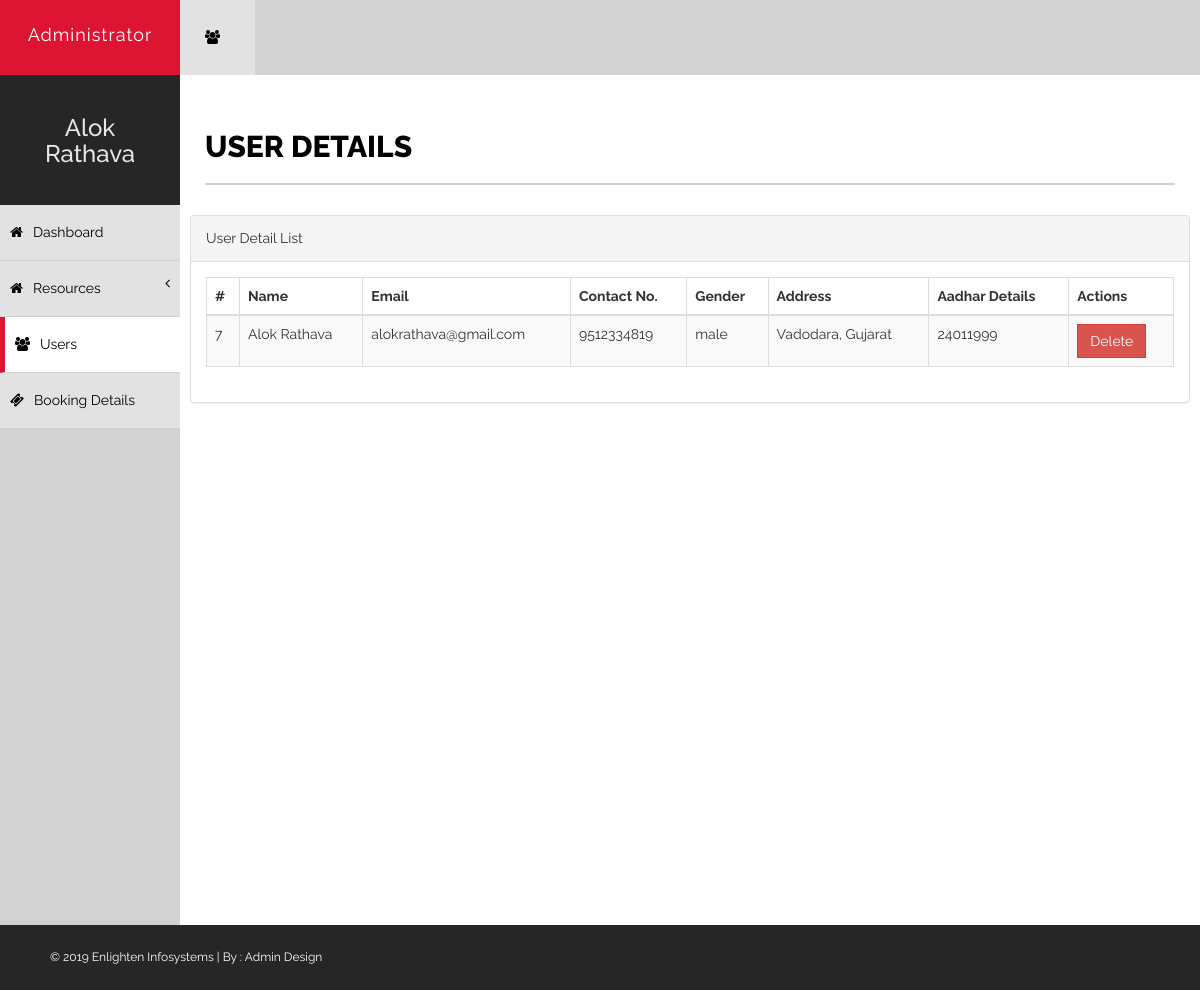
Screenshot of /admin/users.php (signed in) with the database file from the repository.
### tables this page shows
CREATE TABLE IF NOT EXISTS `register` (
  `id` int(5) NOT NULL AUTO_INCREMENT,
  `Name` varchar(50) NOT NULL,
  `Gender` enum('male','female') NOT NULL,
  `Adress_line1` varchar(255) NOT NULL,
  `Phone` varchar(10) NOT NULL,
  `Email` varchar(50) NOT NULL,
  `Password` varchar(15) NOT NULL,
  `Aadhar_card_number` varchar(15) NOT NULL,
  PRIMARY KEY (`id`),
  UNIQUE KEY `Email` (`Email`)
);

### admin/users.php (the view, shortened to what this page needs)
<?php
    require 'config.php';
 ?>
<!DOCTYPE html>
<html xmlns="http://www.w3.org/1999/xhtml">
<head>
    <link href="assets/css/bootstrap.css" rel="stylesheet" />
    <link href="assets/css/font-awesome.css" rel="stylesheet" />
    <link href="assets/css/style.css" rel="stylesheet" />
</head>
<body>
    <div id="wrapper">
        <nav class="navbar navbar-default navbar-cls-top " role="navigation" style="margin-bottom: 0">
            <div class="navbar-header">
                <a  class="navbar-brand" href="dashboard.php">Administrator</a>
            </div>
           <div class="notifications-wrapper">
<ul class="nav">
                <li class="dropdown">
                    <a class="dropdown-toggle" data-toggle="dropdown" href="#">
                        <i class="fa fa-users"></i></a>
                        </li>
                    </ul>
            </div>
        </nav>
         <nav  class="navbar-default navbar-side" role="navigation">
            <div class="sidebar-collapse">
                <ul class="nav" id="main-menu">
                    <li>
                        <div class="user-img-div">
                             <h3 style="color: #f1f1f1f1;"><?php echo $_SESSION["a_name"]; ?></h3>
                        </div>
                    </li>
                    <li>
                        <a href="dashboard.php"><i class="fa fa-home "></i>Dashboard</a>
                    </li>
                    <li>
                        <a  href="#"><i class="fa fa-home "></i>Resources<span class="fa arrow"></span></a>
                    </li>
                    <li>
                        <a href="users.php" class="active-menu"><i class="fa fa-users"></i>Users</a>
                        <a href="booking.php"><i class="fa fa-ticket"></i>Booking Details</a>
                    </li>
                </ul>
            </div>
        </nav>
        <div id="page-wrapper" class="page-wrapper-cls">
            <div id="page-inner">
                <div class="row">
                    <div class="col-md-12">
                        <h1 class="page-head-line">User Details</h1>
                    </div>
                </div>
                <div class="row">
                    <div class="panel panel-default">
                        <div class="panel-heading">
                            User Detail List
                        </div>
                        <div class="panel-body">
                            <div class="table-responsive">
                                <table class="table table-striped table-bordered table-hover">
                                    <thead>
                                        <tr>
                                            <th>#</th>
                                            <th>Name</th>
                                            <th>Email</th>
                                            <th>Contact No.</th>
                                            <th>Gender</th>
                                            <th>Address</th>
                                            <th>Aadhar Details</th>
                                            <th>Actions</th>
                                        </tr>
                                    </thead>
                                    <?php
                                        $select_sql_user = "SELECT * FROM Register";
                                        $result = $conn->query($select_sql_user);
                                        if ($result->num_rows>0) {
                                            while($row = $result->fetch_assoc()){
                                            $id = $row["id"];
                                            $name = $row["Name"];
                                            $gender = $row["Gender"];
                                            $address = $row["Adress_line1"];
                                            $phone = $row["Phone"];
                                            $email = $row["Email"];
                                            $aadhar = $row["Aadhar_card_number"];
                                                ?>
                                        <tbody>
                                         <tr>
                                            <td><?php echo $id; ?></td>
                                            <td><?php echo $name; ?></td>
                                            <td><?php echo $email; ?></td>
                                            <td><?php echo $phone; ?></td>
                                            <td><?php echo $gender; ?></td>
                                            <td><?php echo $address; ?></td>
                                            <td><?php echo $aadhar; ?></td>
                                            <form action="user_delete.php" method="POST">
                                                <td><button type="submit" class="btn btn-danger">Delete</button></td>
                                            </form>
                                        </tr>
                                   <?php    }
                                        }
                                    ?>
                                </tbody>
                                </table>
                            </div>
                        </div>
                    </div>
            </div>
            </div>
        </div>
    </div>
   <footer >
        &copy; 2019 Enlighten Infosystems | By : <a href="http://www.enlighteninfosystems.com/" target="_blank">Admin Design</a>
    </footer>
</body>
</html>

### admin/assets/css/style.css (style rules this page uses)
body { font-family: 'Raleway', sans-serif; line-height:25px; font-size:14px; }
#wrapper { width: 100%; background: #d2d2d2; }
#page-wrapper { padding: 15px 15px; min-height: 800px; background: #fff; }
#page-inner { width: 100%; margin: 10px 20px 10px 0px; background-color: #fff!important; padding: 10px; min-height: 800px; }
.page-head-line { font-size: 30px; text-transform: uppercase; color: #000; font-weight: 800; padding-bottom: 20px; border-bottom: 2px solid #d2d2d2; margin-bottom: 30px; }
.btn { border-radius:0px!important; -moz-border-radius:0px!important; -webkit-border-radius:0px!important; }
.navbar-cls-top .navbar-brand { color: #fff; background: #DD1533; width: 180px; text-align: center; height: 75px; font-size: 18px; letter-spacing: 1px; padding-top: 25px; }
.user-img-div { min-height: 130px; padding: 20px; background-color: #262626; text-align:center; }
.active-menu { background-color: #fff!important; border-left: 5px solid #DD1533; }
.arrow { float: right; }
.fa.arrow:before { content: "\f104"; }
.sidebar-collapse, .sidebar-collapse .nav { background: none; }
.sidebar-collapse .nav { padding: 0; }
.sidebar-collapse .nav > li > a { color: #000; background: #E2E2E2; text-shadow: none; border-bottom: 1px solid #D2D2D2; }
.sidebar-collapse > .nav > li > a { padding: 15px 10px; }
.navbar-side { border: none; background-color: #202020; }
.navbar-cls-top { background: #262626; border-bottom: none; }
.navbar-default { border: 0px solid black; }
.navbar-header { background: #000000; }
.nav > li > a > i { margin-right: 10px; }
.notifications-wrapper { margin-left:3px; }
.notifications-wrapper .nav { background-color: #D2d2d2; }
.notifications-wrapper li { display: inline-block; }
.notifications-wrapper li a { padding: 25px; min-height: 50px; }
.notifications-wrapper .nav > li > a { background-color: #E2E2E2; color:#000; }
footer { background-color:#262626; padding:20px 50px; color:#fff; font-size:12px; }
footer a { color:#fff; }
@media (min-width:768px) { .page-wrapper-cls { margin: 0 0 0 180px; } }
@media (min-width:768px) { .navbar-side { z-index: 1; position: absolute; width: 180px; } }
@media (min-width:768px) { .navbar { border-radius: 0px; } }

### rows the page displays
register: id "7", Name "Alok Rathava", Email "alokrathava@gmail.com", Phone "9512334819", Gender "male", Adress_line1 "Vadodara, Gujarat", Aadhar_card_number "24011999"

### other values shown
$_SESSION["a_name"] "Alok Rathava"
